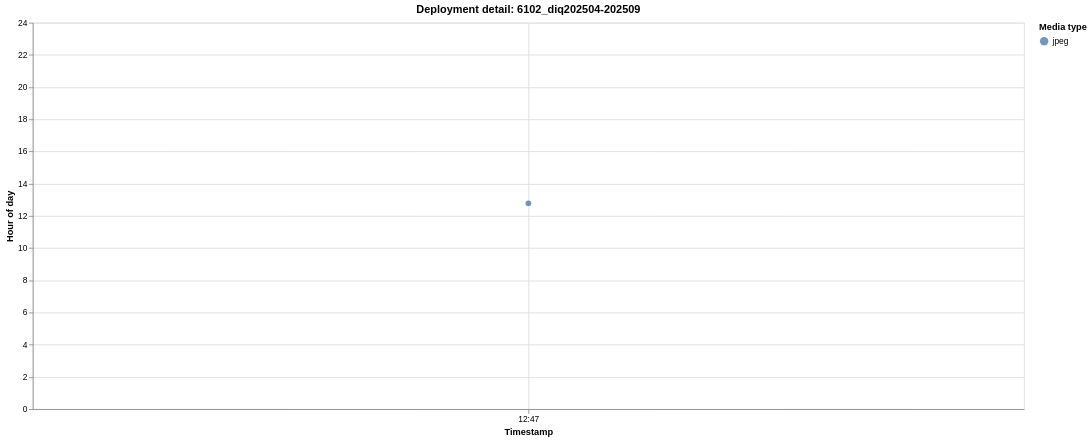

Source (Vega-Lite JSON):
### Vega-Lite specification from a JSON file in a GitHub repository (floating-point values rounded to 4 significant figures)
{"$schema": "https://vega.github.io/schema/vega-lite/v6.1.0.json", "config": {"view": {"continuousHeight": 300, "continuousWidth": 300}}, "data": {"name": "data-3e9429c51d094ebd3003ff267f59d1d2"}, "datasets": {"data-3e9429c51d094ebd3003ff267f59d1d2": [{"deployment": "6102_diq202504-202509", "deployment_order": 43, "event_index": 0, "hour_of_day": 12.78, "media_type": "jpeg", "timestamp": "2025-01-25T12:47:00"}]}, "encoding": {"color": {"field": "media_type", "scale": {"scheme": "tableau10"}, "title": "Media type", "type": "nominal"}, "shape": {"field": "media_type", "title": "Media type", "type": "nominal"}, "tooltip": [{"field": "deployment", "title": "Deployment", "type": "nominal"}, {"field": "timestamp", "format": "%Y-%m-%d %H:%M:%S", "title": "Timestamp", "type": "temporal"}, {"field": "hour_of_day", "format": ".2f", "title": "Hour of day", "type": "quantitative"}, {"field": "media_type", "title": "Media type", "type": "nominal"}], "x": {"field": "timestamp", "title": "Timestamp", "type": "temporal"}, "y": {"field": "hour_of_day", "scale": {"domain": [0, 24]}, "title": "Hour of day", "type": "quantitative"}}, "height": 460, "mark": {"opacity": 0.78, "size": 46, "type": "circle"}, "params": [{"bind": "scales", "name": "param_1e9efca18e7a2868", "select": {"encodings": ["x", "y"], "type": "interval"}}], "title": "Deployment detail: 6102_diq202504-202509", "width": 1180}
